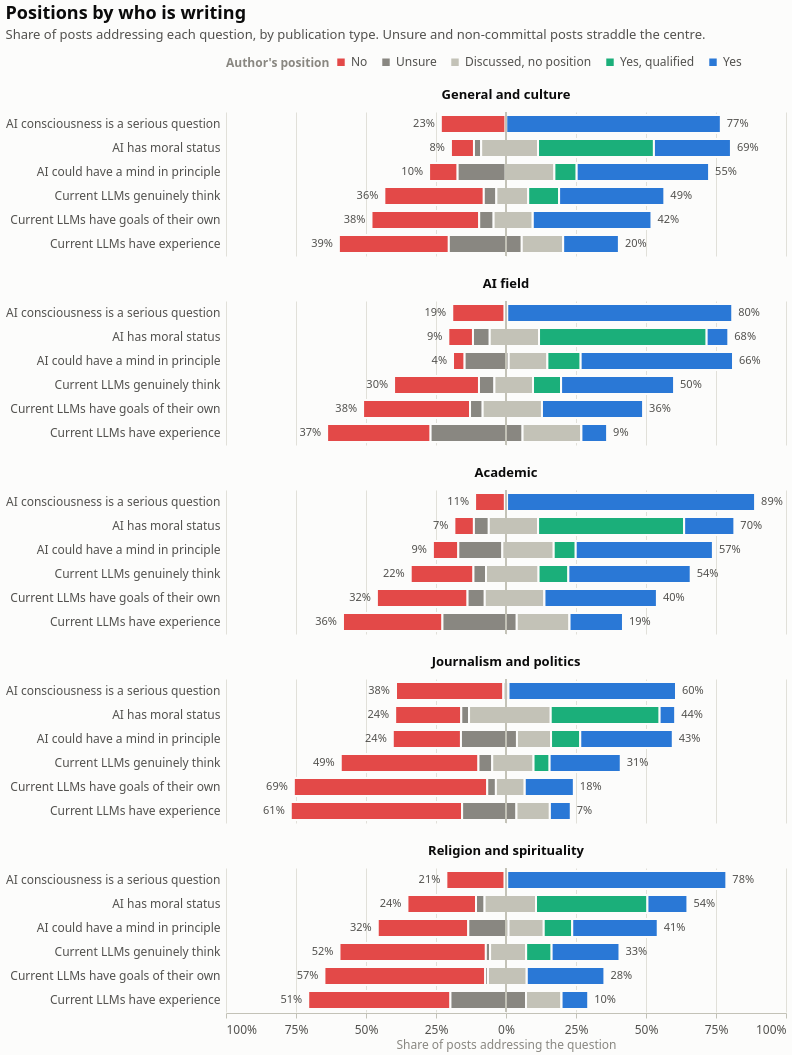

Here is the Vega-Lite specification saved for this chart:
### Vega-Lite specification from a JSON file in a GitHub repository (floating-point values rounded to 4 significant figures; data arrays with more than 128 entries replaced by an {"elided": "..."} marker saying what was removed)
{"$schema": "https://vega.github.io/schema/vega-lite/v6.4.1.json", "columns": 1, "config": {"axis": {"domainColor": "#c3c2b7", "gridColor": "#e1e0d9", "gridWidth": 1, "labelColor": "#52514e", "labelFont": "system-ui, -apple-system, 'Segoe UI', sans-serif", "labelFontSize": 12, "labelPadding": 6, "tickColor": "#c3c2b7", "titleColor": "#898781", "titleFont": "system-ui, -apple-system, 'Segoe UI', sans-serif", "titleFontSize": 12, "titleFontWeight": 400}, "axisX": {"grid": false}, "axisY": {"domain": false, "ticks": false}, "background": "#fcfcfb", "bar": {"cornerRadiusEnd": 4}, "font": "system-ui, -apple-system, 'Segoe UI', sans-serif", "header": {"labelColor": "#0b0b0b", "labelFont": "system-ui, -apple-system, 'Segoe UI', sans-serif", "labelFontSize": 13, "labelFontWeight": 600, "titleColor": "#898781", "titleFont": "system-ui, -apple-system, 'Segoe UI', sans-serif"}, "legend": {"direction": "horizontal", "labelColor": "#52514e", "labelFont": "system-ui, -apple-system, 'Segoe UI', sans-serif", "labelFontSize": 12, "orient": "top", "symbolSize": 80, "symbolType": "square", "titleColor": "#898781", "titleFont": "system-ui, -apple-system, 'Segoe UI', sans-serif", "titleFontSize": 12, "titleOrient": "left"}, "line": {"strokeCap": "round", "strokeJoin": "round", "strokeWidth": 2}, "point": {"filled": true, "size": 64}, "range": {"category": ["#2a78d6", "#eb6834", "#1baf7a", "#eda100", "#e87ba4", "#008300", "#4a3aa7", "#e34948"]}, "text": {"color": "#52514e", "font": "system-ui, -apple-system, 'Segoe UI', sans-serif", "fontSize": 12}, "title": {"anchor": "start", "color": "#0b0b0b", "font": "system-ui, -apple-system, 'Segoe UI', sans-serif", "fontSize": 18, "fontWeight": 600, "offset": 14, "subtitleColor": "#52514e", "subtitleFontSize": 13, "subtitlePadding": 6}, "view": {"stroke": null}}, "data": {"name": "data-22056cf5144105653cb3f915770b4858"}, "datasets": {"data-22056cf5144105653cb3f915770b4858": {"elided": "150 records"}}, "facet": {"field": "facet", "sort": ["General and culture", "AI field", "Academic", "Journalism and politics", "Religion and spirituality"], "title": null, "type": "nominal"}, "spec": {"height": 144, "layer": [{"encoding": {"color": {"field": "option", "legend": {"labelExpr": "{\"no\": \"No\", \"unsure\": \"Unsure\", \"discussed\": \"Discussed, no position\", \"yes_qualified\": \"Yes, qualified\", \"yes\": \"Yes\"}[datum.label]", "title": "Author's position"}, "scale": {"domain": ["no", "unsure", "discussed", "yes_qualified", "yes"], "range": ["#e34948", "#898781", "#c3c2b7", "#1baf7a", "#2a78d6"]}, "type": "nominal"}, "stroke": {"value": "#fcfcfb"}, "strokeWidth": {"value": 2}, "tooltip": [{"field": "item", "title": "Claim", "type": "nominal"}, {"field": "option", "title": "Position", "type": "nominal"}, {"field": "count", "title": "Posts", "type": "quantitative"}, {"field": "share", "format": ".0%", "title": "Share", "type": "quantitative"}, {"field": "addressing", "title": "Posts addressing", "type": "quantitative"}], "x": {"axis": {"format": "%", "grid": true, "labelExpr": "abs(datum.value) == 1 ? format(abs(datum.value), '.0%') : format(abs(datum.value), '.0%')", "values": [-1, -0.75, -0.5, -0.25, 0, 0.25, 0.5, 0.75, 1]}, "field": "x0", "scale": {"domain": [-1, 1]}, "title": "Share of posts addressing the question", "type": "quantitative"}, "x2": {"field": "x1"}, "y": {"axis": {"labelLimit": 260}, "field": "item", "sort": ["AI consciousness is a serious question", "AI has moral status", "AI could have a mind in principle", "Current LLMs genuinely think", "Current LLMs have goals of their own", "Current LLMs have experience"], "title": null, "type": "nominal"}}, "mark": {"cornerRadiusEnd": 0, "height": 18, "type": "bar"}}, {"encoding": {"x": {"datum": 0}}, "mark": {"color": "#c3c2b7", "strokeWidth": 1, "type": "rule"}}, {"encoding": {"text": {"field": "denies_share", "format": ".0%", "type": "quantitative"}, "x": {"field": "x0", "type": "quantitative"}, "y": {"field": "item", "sort": ["AI consciousness is a serious question", "AI has moral status", "AI could have a mind in principle", "Current LLMs genuinely think", "Current LLMs have goals of their own", "Current LLMs have experience"], "type": "nominal"}}, "mark": {"align": "right", "color": "#52514e", "dx": -6, "fontSize": 11, "type": "text"}, "transform": [{"filter": "(datum.option === 'no')"}]}, {"encoding": {"text": {"field": "asserts_share", "format": ".0%", "type": "quantitative"}, "x": {"field": "x1", "type": "quantitative"}, "y": {"field": "item", "sort": ["AI consciousness is a serious question", "AI has moral status", "AI could have a mind in principle", "Current LLMs genuinely think", "Current LLMs have goals of their own", "Current LLMs have experience"], "type": "nominal"}}, "mark": {"align": "left", "color": "#52514e", "dx": 6, "fontSize": 11, "type": "text"}, "transform": [{"filter": "(datum.option === 'yes')"}]}], "width": 560}, "title": {"subtitle": "Share of posts addressing each question, by publication type. Unsure and non-committal posts straddle the centre.", "text": "Positions by who is writing"}}
